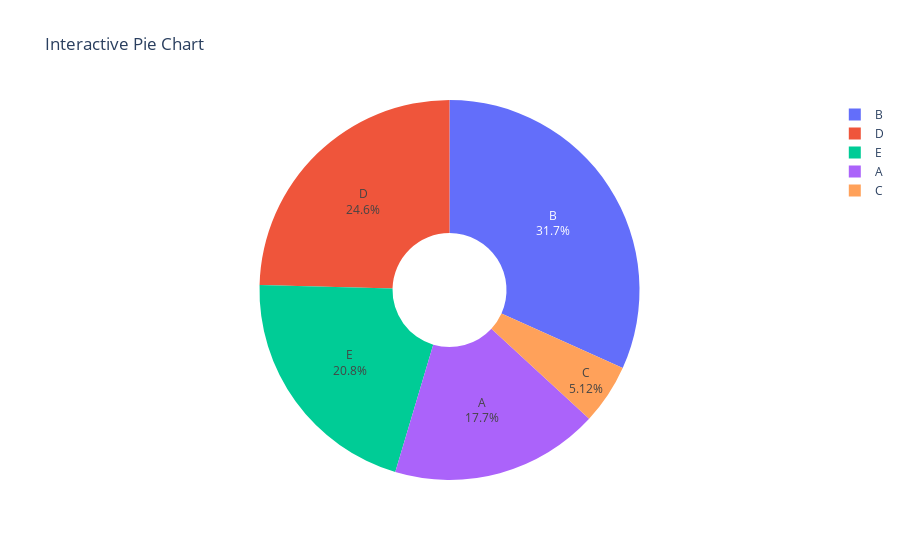

Write notebook code for a chart like this one.
### Code cell
#21.Using Plotly, create an interactive pie chart of randomly generated data, add labels and percentages, set the title as 'Interactive Pie Chart'.
import plotly.graph_objects as go
import numpy as np

np.random.seed(42)  
labels = ['A', 'B', 'C', 'D', 'E']
values = np.random.randint(1, 100, size=len(labels))


fig = go.Figure(data=[go.Pie(labels=labels, values=values, textinfo='label+percent', hole=0.3)])

fig.update_layout(title_text='Interactive Pie Chart')


fig.show()

### Figure 1 — Plotly figure (JSON) as saved in the notebook; plotly's stock layout.template omitted (floating-point values rounded to 4 significant figures)
{"data": [{"hole": 0.3, "labels": ["A", "B", "C", "D", "E"], "textinfo": "label+percent", "type": "pie", "values": [52, 93, 15, 72, 61]}], "layout": {"autosize": true, "title": {"text": "Interactive Pie Chart"}}}
